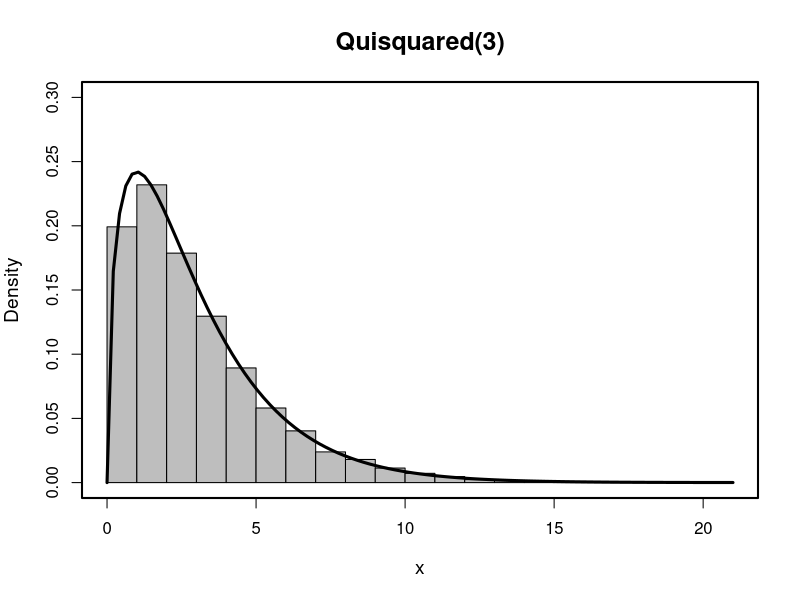
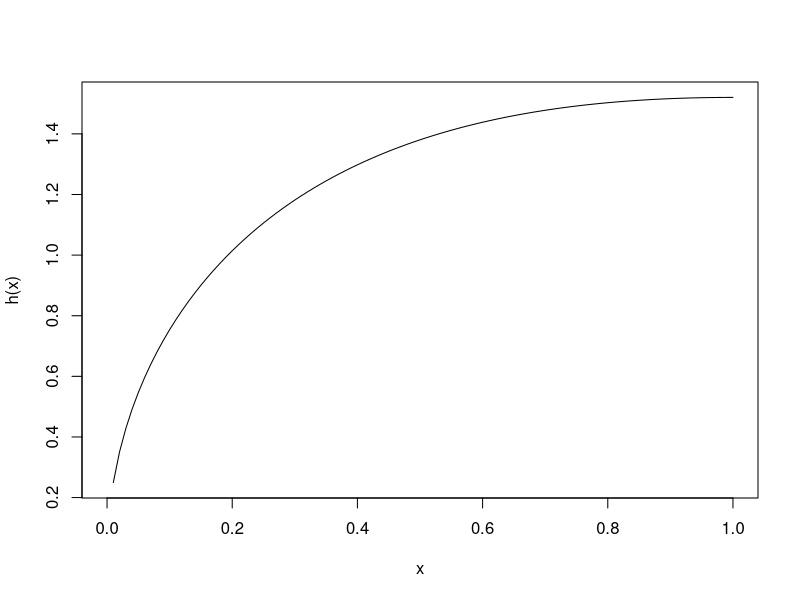
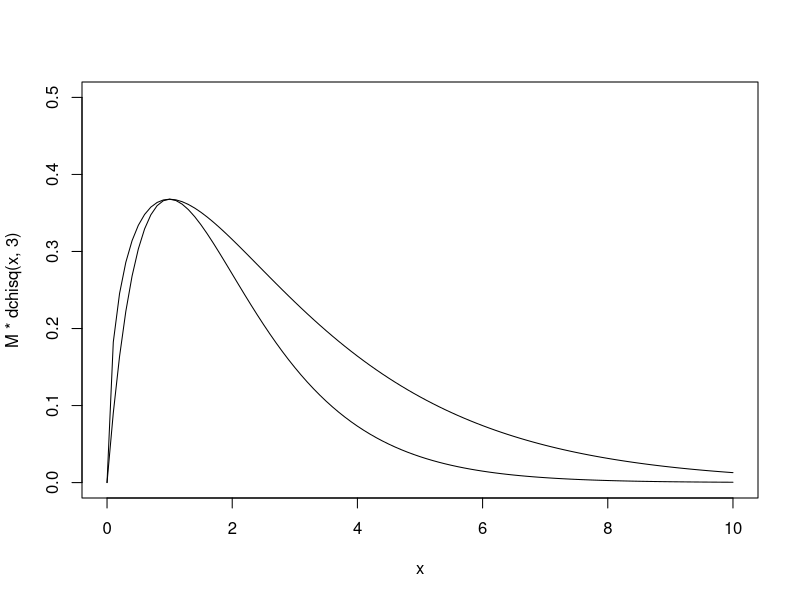

R code for these plots, in order:
#Exercicio A
sim.norm<-function(n, mu, std){
  
  "Box-Muller Algorithm. This function generates samples
  from two independent random variables X,Y ~ N(mu,std)."
  
  x<-vector()
  y<-vector()
  
  for (i in 1:n){
    
    theta=2*pi*runif(1,0,1)
    R=sqrt(-2*log(runif(1,0,1)))
    
    # add N(0,1) observations to the samples
    x=c(x,R*cos(theta))
    y=c(y,R*sin(theta))
  }
  
  # convert all observations from N(0,1) to N(mu,std)
  x=x*std+mu
  y=y*std+mu
  return(list(x,y))
}

sim.quisquared<-function(n,df,lower=0,upper=1){
  #forms a quisquared distribution from random uniform values x=(0 to 1)
  s=vector()
  for (i in 1:n){
    x=unlist(sim.norm(df,lower,upper)[1])
    s=c(s,sum(x^2))
  }
  return(s)
}

v=sim.quisquared(10000,3)

set.seed(123)
# plotting the histogram
hist(sim.quisquared(10000,3),freq=F,main="Quisquared(3)",ylim=c(0,0.3),xlab="x",col="grey",
     cex.main=1.5,cex.lab=1.15)
# adding the p.d.f. on top of the histogram
curve(dchisq(x,3),add=T,lwd=3,lty=1)
# drawing a box around the plot
box(lwd=2)

f<-function(x){
  return(x*exp(-x))
}


density(v,from=0,to=1)$Mean

#testing zone

h<-function(x){
  #function h(x)=f(x)/g(x)
  #this is for testing we can´t use dchisq
  f(x)/dchisq(x,3)
}

M=optimise(h,interval = c(0,5),maximum = T)$objective
curve(h(x))
curve(M*dchisq(x,3),ylim=c(0,0.5),xlim=c(0,10))
curve(f,type='l',add=T)
